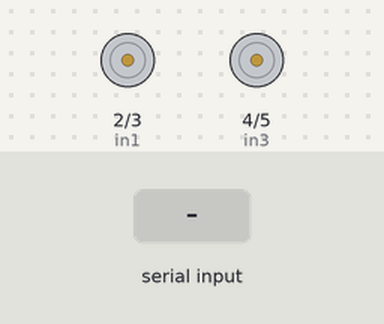
The sketch below on a simulated Arduino Uno, built with avr-gcc and run on an emulated ATmega328P. Shown: motor-driver pin pairs drawn as motors (green arrow = first pin HIGH = forward, orange = second pin HIGH = backward, longer = more drive, scaled by the enable pin). The inputs (shaded band) are chosen by the test bench.

Above: at 1.2 s.
1.3 s: byte 1 (1) received over Serial
At 2.5 s:
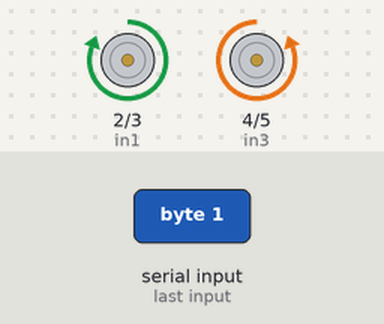
2.8 s: byte 2 (2) received over Serial
At 3.7 s:
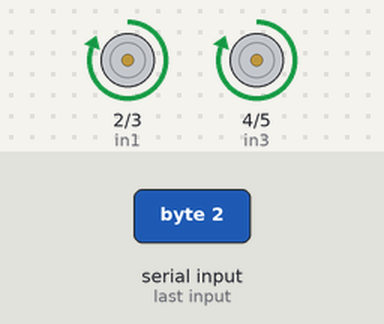
4.3 s: "1" received over Serial
At 4.9 s:
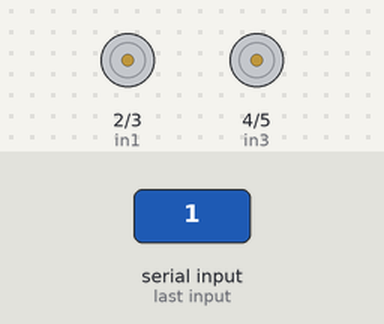
Timing chart, 0 to 7.3 s (numbered marks = the images above; inputs shaded):
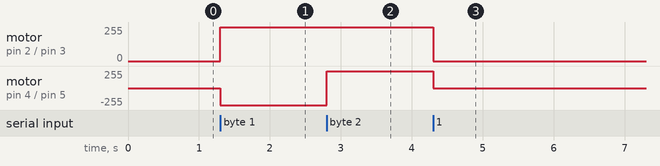

Measured:
- after the input at 1.3 s, motor on pin 2 (in1) / pin 3 (in2): stopped → forward 255/255 at once; motor on pin 4 (in3) / pin 5 (in4): stopped → backward 255/255 at once
- after the input at 2.8 s, motor on pin 4 (in3) / pin 5 (in4): backward 255/255 → forward 255/255 at once
- after the input at 4.3 s, motor on pin 2 (in1) / pin 3 (in2), motor on pin 4 (in3) / pin 5 (in4): forward 255/255 → stopped at once

The sketch:

phone_controlled_car.ino
```cpp
int in1 = 2;
int in2 =3;
int in3 =4;
int in4 =5;
int en1 = 9;
int en2 = 10;

int dir = 0;
void setup() {
  // put your setup code here, to run once:
  Serial.begin(9600);
  pinMode(in1, OUTPUT);
  pinMode(in2, OUTPUT);
  pinMode(in3, OUTPUT);
  pinMode(in4, OUTPUT);
  pinMode(en1, OUTPUT);
  pinMode(en2, OUTPUT);

  analogWrite(en1,0);
  analogWrite(en2,0);

  digitalWrite(in1, LOW);
  digitalWrite(in2, LOW);
  digitalWrite(in3, LOW);
  digitalWrite(in4, LOW);

}

void loop() {
  // put your main code here, to run repeatedly:

  if(Serial.available() > 0){
    dir = Serial.read();

    if(dir ==1){
      go();
    }
    else if(dir ==2){
      turn();
    }
    else{
      stopp();
    }
  }

}
//if directions are wrong switch motor wiring (ground and voltage)
void go(){
  analogWrite(en1, 255);
  analogWrite(en2, 255);

  digitalWrite(in1, HIGH);
  digitalWrite(in2, LOW);
  digitalWrite(in3, LOW);
  digitalWrite(in4, HIGH);
}

void turn(){
  analogWrite(en1, 255);
  analogWrite(en2,255);

  digitalWrite(in1, HIGH);
  digitalWrite(in2, LOW);
  digitalWrite(in3, HIGH);
  digitalWrite(in4, LOW);
}

void stopp(){
analogWrite(en1,0);
  analogWrite(en2,0);

  digitalWrite(in1, LOW);
  digitalWrite(in2, LOW);
  digitalWrite(in3, LOW);
  digitalWrite(in4, LOW);
}
```
